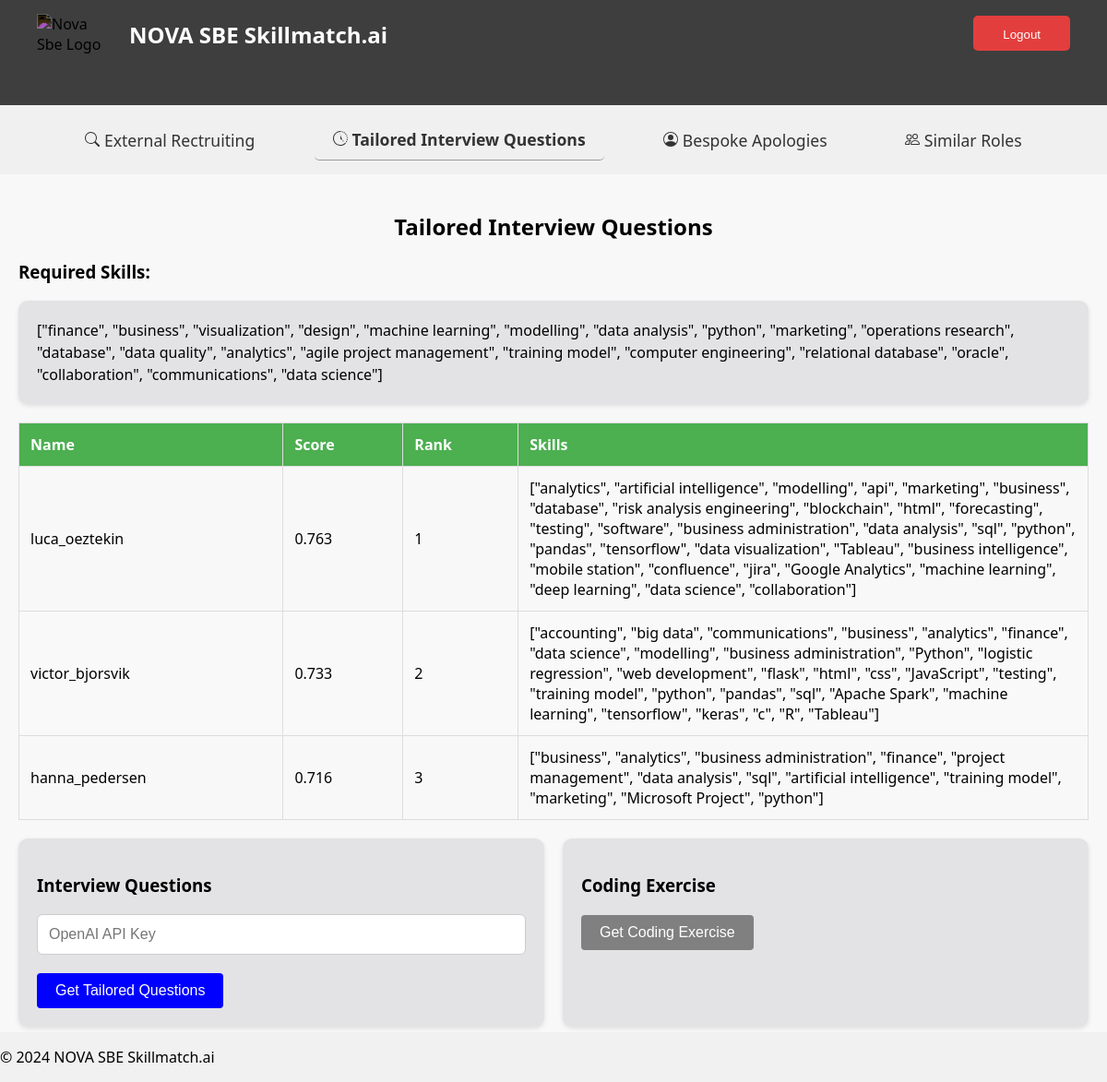
The app's page /tailored_interviews (signed in), older data.
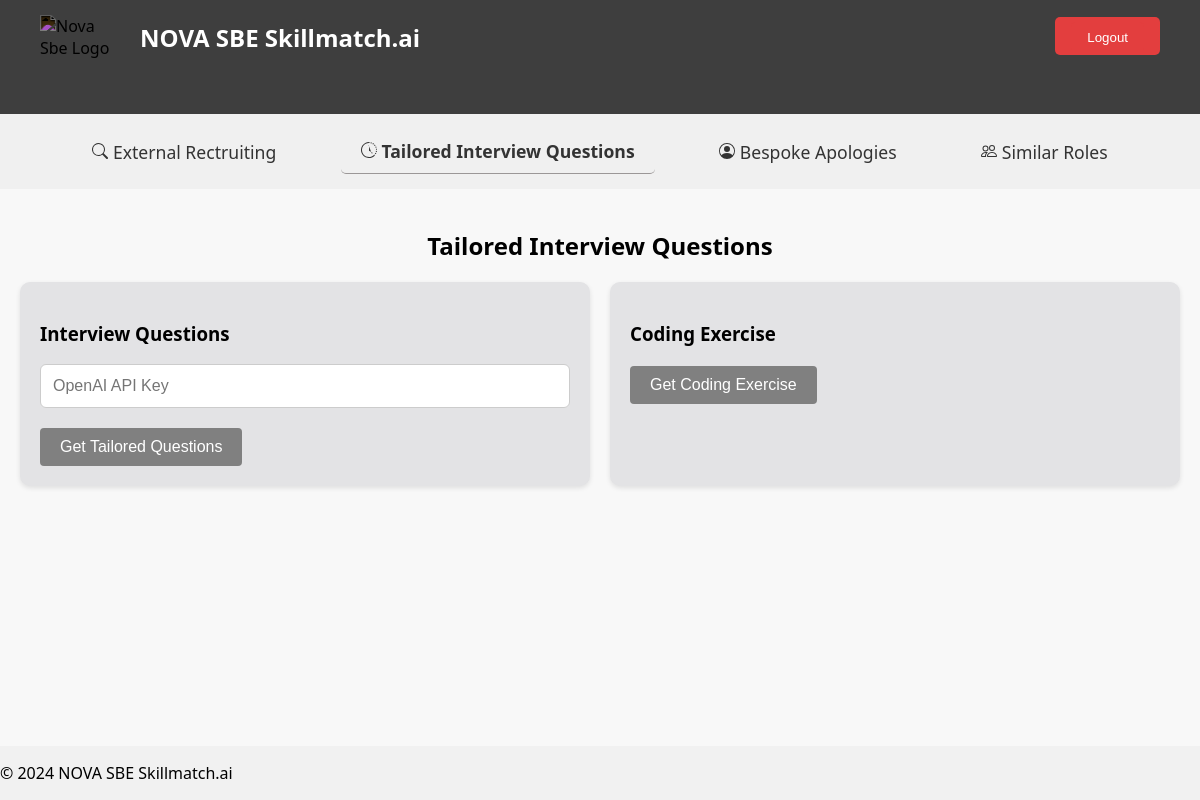
The same page, newer data.
### tables this page shows
CREATE TABLE job_postings (
    job_id INTEGER PRIMARY KEY AUTOINCREMENT,
    job_description TEXT NOT NULL,
    required_skills TEXT,
    created_at DATETIME DEFAULT CURRENT_TIMESTAMP
);

CREATE TABLE applicants (
    applicant_id INTEGER PRIMARY KEY AUTOINCREMENT,
    name TEXT NOT NULL,
    contact_info TEXT,
    skills TEXT,
    degrees TEXT,
    similarity_score REAL,
    rank INTEGER,
    interview_status TEXT
);

### user_interface/app.py (the view)
@app.route("/tailored_interviews", methods=["GET", "POST"])
@login_required
def tailored_interviews():
    db = get_db()
    cursor = db.cursor()
    cursor.execute(
        """SELECT * FROM applicants
          WHERE interview_status = 'Selected'
          ORDER BY RANK""")
    winners = cursor.fetchall()
    cursor.execute("SELECT required_skills FROM job_postings")
    required_skills = cursor.fetchall()
    if request.method == 'POST':
        if winners:
            MODEL = "gpt-4o-mini"
            if session.get("user_id") == 1:
                api_key = os.environ.get("OPENAI_API_KEY")
            else:
                api_key = request.form.get("password")
            try:
                response = main.tailored_questions(api_key, winners, required_skills, model=MODEL)
            except tenacity.RetryError as e:
                return apology_openai("Need a valid OpenAI API Key", 403)
        else:
            response = []
        winners = []
        required_skills = []
        return render_template("tailored_interviews.html", winners=winners, response=response, required_skills=required_skills)
    else:
        return render_template("tailored_interviews.html", winners=winners, required_skills=required_skills)

### user_interface/helpers.py (called while the page is built)
def get_db():
    if 'db' not in g:
        g.db = sqlite3.connect('skills.db')
        g.db.execute('PRAGMA foreign_keys = ON;')
    return g.db

def login_required(f):
    @wraps(f)
    def decorated_function(*args, **kwargs):
        if session.get("user_id") is None:
            return redirect("/login")
        return f(*args, **kwargs)
    return decorated_function

### user_interface/templates/tailored_interviews.html (shortened to what this page needs)
{% extends "layout.html" %}
{% block main %}
<p class="hello-user">Tailored Interview Questions</p>
{% if winners and required_skills %}
<h3>Required Skills:</h3>
<div class="skills-box">
    {{ required_skills[0][0] }}
</div>
{% endif %}
{% if winners %}
<div class="winners-table-container">
    <table>
        <thead>
            <tr>
                <th>Name</th>
                <th>Score</th>
                <th>Rank</th>
                <th>Skills</th>
            </tr>
        </thead>
        <tbody>
        {% for winner in winners %}
        <tr>
            <td>{{ winner[1] }}</td>
            <td>{{ winner[5] | round(5, 'floor') }}</td>
            <td>{{ winner[6] }}</td>
            <td>{{ winner[3] }}</td>
        </tr>
        {% endfor %}
        </tbody>
    </table>
</div>
{% endif %}
<div class="content-row">
    <div class="content-box">
        <h3>Interview Questions</h3>
        <form method="post" action="{{ url_for('tailored_interviews') }}" id="analysis-form" class="analysis-form">
            {% if not response %}
            <div class="form-group">
                <input id="password" name="password" placeholder="OpenAI API Key" type="password">
            </div>
            <button type="submit" class="action-button run-button" {% if not winners or not required_skills %}disabled{% endif %}>Get Tailored Questions</button>
            {% endif %}
        </form>
    </div>
    <div class="content-box">
        <h3>Coding Exercise</h3>
        <button id="fetch-exercise-btn" class="action-button run-button"
            {% if not response %}disabled{% endif %}>Get Coding Exercise</button>
    </div>
    </div>
{% endblock %}

Row changes from the older to the newer data that the page shows:
removed job_postings: required_skills "[\"finance\", \"business\", \"visualization\", \"design\", \"machine learning\", \"modelling\", \"data analysis\", \"python\", \"marketing\", \"operations research\", \"database\", \"data quality\", \"analytics\", \"agile project management\", \"training model\", \"computer engineering\", \"relational database\", \"oracle\", \"collaboration\", \"communications\", \"data science\"]"
removed applicants: name "luca_oeztekin", similarity_score "0.763", rank "1", skills "[\"analytics\", \"artificial intelligence\", \"modelling\", \"api\", \"marketing\", \"business\", \"database\", \"risk analysis engineering\", \"blockchain\", \"html\", \"forecasting\", \"testing\", \"software\", \"business administration\", \"data analysis\", \"sql\", \"python\", \"pandas\", \"tensorflow\", \"data visualization\", \"Tableau\", \"business intelligence\", \"mobile station\", \"confluence\", \"jira\", \"Google Analytics\", \"machine learning\", \"deep learning\", \"data science\", \"collaboration\"]"
removed applicants: name "victor_bjorsvik", similarity_score "0.733", rank "2", skills "[\"accounting\", \"big data\", \"communications\", \"business\", \"analytics\", \"finance\", \"data science\", \"modelling\", \"business administration\", \"Python\", \"logistic regression\", \"web development\", \"flask\", \"html\", \"css\", \"JavaScript\", \"testing\", \"training model\", \"python\", \"pandas\", \"sql\", \"Apache Spark\", \"machine learning\", \"tensorflow\", \"keras\", \"c\", \"R\", \"Tableau\"]"
removed applicants: name "hanna_pedersen", similarity_score "0.716", rank "3", skills "[\"business\", \"analytics\", \"business administration\", \"finance\", \"project management\", \"data analysis\", \"sql\", \"artificial intelligence\", \"training model\", \"marketing\", \"Microsoft Project\", \"python\"]"
Text that changed along with them:
text no longer shown: "Required Skills: Name Score Rank Skills"
